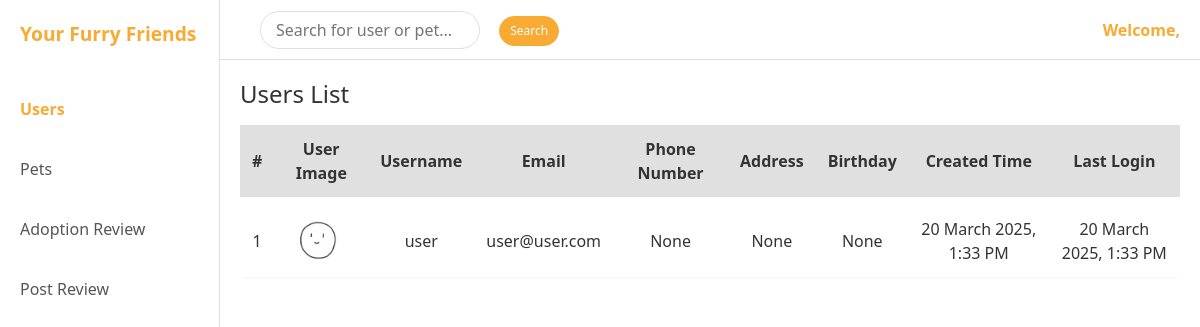
Screenshot of /admin-dashboard/ with the database file from the repository.
### accounts/models.py (models this page shows, shortened)
class User(AbstractUser):
    email = models.EmailField(unique=False, blank=True, null=True) # 改为了false（允许了多个用户注册）
    username = models.CharField(max_length=50, unique=True)  # 自定义用户名长度
    phone_no = models.CharField(max_length=15, unique=True, null=True, blank=True)
    address = models.TextField(null=True, blank=True)
    birthday = models.DateField(null=True, blank=True)
    title = models.CharField(max_length=50, null=True, blank=True)
    user_type = models.CharField(
        max_length=20,
        choices=[('User', 'User'), ('Admin', 'Admin')],
        default='User'
    )  # 用户类型（普通用户 / 管理员）
    status = models.CharField(
        max_length=10,
        choices=[('Active', 'Active'), ('Banned', 'Banned')],
        default='Active'
    )  # 用户状态
    user_image = models.ImageField(upload_to='user_images/', null=True, blank=True)
    created_at = models.DateTimeField(auto_now_add=True)
    updated_at = models.DateTimeField(auto_now=True)

### admin_dashboard/views.py (the view, shortened to what this page needs)
# urls.py: path('', views.admin_dashboard, name='admin_dashboard'),
def admin_dashboard(request):
    keyword = request.GET.get('keyword', '').strip()
    tab = request.GET.get('tab', '')  # 获取 tab 值，避免重复计算
    users_list = User.objects.exclude(user_type='Admin').order_by('-date_joined')
    pets_list_cats = Pet.objects.filter(
        type__iexact='Cat',
        postpetinfo__status='Approved'
    ).order_by('-created_at').distinct()
    pets_list_dogs = Pet.objects.filter(
        type__iexact='Dog',
        postpetinfo__status='Approved'
    ).order_by('-created_at').distinct()
    post_list = PostPetInfo.objects.select_related('pet','user').all().order_by('-created_at')
    adoption_reviews = AdoptionReview.objects.prefetch_related(
        'adopt_info'
    ).select_related(
        'pet', 'adopter_username', 'operator_username'
    ).order_by('-applied_at')
    has_results = False  # 标记是否有搜索结果
    context = {
        "users_list": users_list,
        "pets_list_cats": pets_list_cats,
        "pets_list_dogs": pets_list_dogs,
        'adoption_reviews': adoption_reviews,
        "post_list": post_list,  # 传递 Post Review 数据
        "tab": tab,  # 传递给前端，避免 JS 误判
    }
    return render(request, 'admin_dashboard/admin_dashboard.html', context)

### templates/admin_dashboard/admin_dashboard.html (shortened to what this page needs)
<!DOCTYPE html>
<html lang="en">
<head>
  <link href="https://cdn.jsdelivr.net/npm/bootstrap@5.3.0/dist/css/bootstrap.min.css" rel="stylesheet" />
</head>
<body>
  <div class="sidebar">
    <div class="logo">Your Furry Friends</div>
    <div class="nav-item">
      <a href="#" id="nav-users" class="active">Users</a>
    </div>
    <div class="nav-item">
      <a href="#" id="nav-pets">Pets</a>
    </div>
    <div class="nav-item">
      <a href="#" id="nav-adoption">Adoption Review</a>
    </div>
    <div class="nav-item">
      <a href="#" id="nav-postreview">Post Review</a>
    </div>
  </div>
  <div class="topbar">
    <div class="search-filter">
      <form method="GET" action="{% url 'admin_dashboard:admin_dashboard' %}">
        <input type="text" id="searchInput" name="keyword" placeholder="Search for user or pet..." value="{{ request.GET.keyword|default:'' }}">
        <button id="searchButton" type="submit" class="btn btn-orange btn-search">Search</button>
      </form>
    </div>
    <div class="admin-dropdown">
      <a href="#" class="welcome-text" data-bs-toggle="modal" data-bs-target="#logoutModal">
        Welcome, {{ request.user.username }}
      </a>
    </div>
  </div>
  <div class="main-content">
    <div id="users-section">
      <h4>Users List</h4>
      <div class="scroll-container">
        <table class="table-custom">
          <thead>
            <tr>
              <th>#</th>
              <th>User Image</th>
              <th>Username</th>
              <th>Email</th>
              <th>Phone Number</th>
              <th>Address</th>
              <th>Birthday</th>
              <th>Created Time</th>
              <th>Last Login</th>
            </tr>
          </thead>
          <tbody id="users-tbody">
          {% for user in users_list %}
            <tr>
              <td>{{ forloop.counter }}</td>
              <td>
                {% if user.user_image %}
                  <img src="{{ user.user_image.url }}" alt="{{ user.username }}" class="avatar">
                {% else %}
                  <img src="https://via.placeholder.com/40" alt="No Image" class="avatar">
                {% endif %}
              </td>
              <td>{{ user.username }}</td>
              <td>{{ user.email }}</td>
              <td>{{ user.phone_no }}</td>
              <td>{{ user.address }}</td>
              <td>{{ user.birthday }}</td>
              <td>{{ user.date_joined|date:"j F Y, g:i A" }}</td>
              <td>{{ user.last_login|date:"j F Y, g:i A" }}</td>
            </tr>
          {% empty %}
            <tr>
              <td colspan="9">No registered users yet.</td>
            </tr>
          {% endfor %}
          </tbody>
        </table>
      </div>
    </div>
  </div>
</body>
</html>

### templates/admin_dashboard/admin_dashboard.html (style rules this page uses)
:root { --primary-orange: #f9aa33; --light-gray: #e0e0e0; --text-dark: #333; --status-approved: #d9ead3; --status-pending: #fff2cc; --status-rejected: #f4cccc; }
body { margin: 0; padding: 0; background-color: #fff; color: var(--text-dark); font-family: 'Segoe UI', Tahoma, Geneva, Verdana, sans-serif; }
.btn-orange { background-color: var(--primary-orange); border-color: var(--primary-orange); color: #fff; transition: background-color 0.2s ease-in-out, transform 0.1s ease-in-out; }
.btn-search { padding: 5px 10px; font-size: 12px; border-radius: 20px; margin-left: 15px; }
.sidebar { width: 220px; background-color: #fff; border-right: 1px solid var(--light-gray); position: fixed; top: 0; left: 0; height: 100vh; padding: 20px; box-sizing: border-box; }
.sidebar .logo { font-weight: bold; font-size: 1.2rem; color: var(--primary-orange); margin-bottom: 40px; }
.sidebar .nav-item { margin-bottom: 20px; }
.sidebar .nav-item a { text-decoration: none; color: #555; font-size: 1rem; display: block; padding: 8px 0; transition: color 0.2s ease-in-out; }
.sidebar .nav-item a.active { color: var(--primary-orange) !important; font-weight: bold; }
.topbar { margin-left: 220px; height: 60px; border-bottom: 1px solid var(--light-gray); display: flex; align-items: center; justify-content: space-between; padding: 0 20px; }
.topbar .search-filter { display: flex; align-items: center; gap: 10px; }
.topbar .search-filter input[type="text"] { margin-left: 20px; border: 1px solid var(--light-gray); border-radius: 20px; padding: 6px 15px; outline: none; width: 220px; transition: all 0.3s ease; }
.welcome-text { font-size: 1rem; font-weight: bold; color: var(--primary-orange); text-decoration: none; cursor: pointer; }
.main-content { margin-left: 220px; padding: 20px; }
.scroll-container { overflow-x: auto; overflow-y: auto; max-height: calc(100vh - 120px); }
.table-custom { border-collapse: separate; border-spacing: 0 8px; width: 100%; text-align: center; }
.table-custom thead th { background-color: var(--light-gray); border: none; font-weight: bold; padding: 0.75rem; }
.table-custom tbody tr { background-color: #fff; border-radius: 6px; box-shadow: 0 1px 3px rgba(0,0,0,0.05); }
.table-custom tbody td { border-top: none; border-bottom: none; padding: 0.75rem; vertical-align: middle; }
.avatar, .pet-image { width: 40px; height: 40px; border-radius: 50%; object-fit: cover; margin-right: 8px; }

### rows the page displays
User: user_image (placeholder picture), username "user", email "user@user.com", phone_no "None", address "None", birthday "None", date_joined "20 March 2025, 1:33 PM", last_login "20 March 2025, 1:33 PM"
